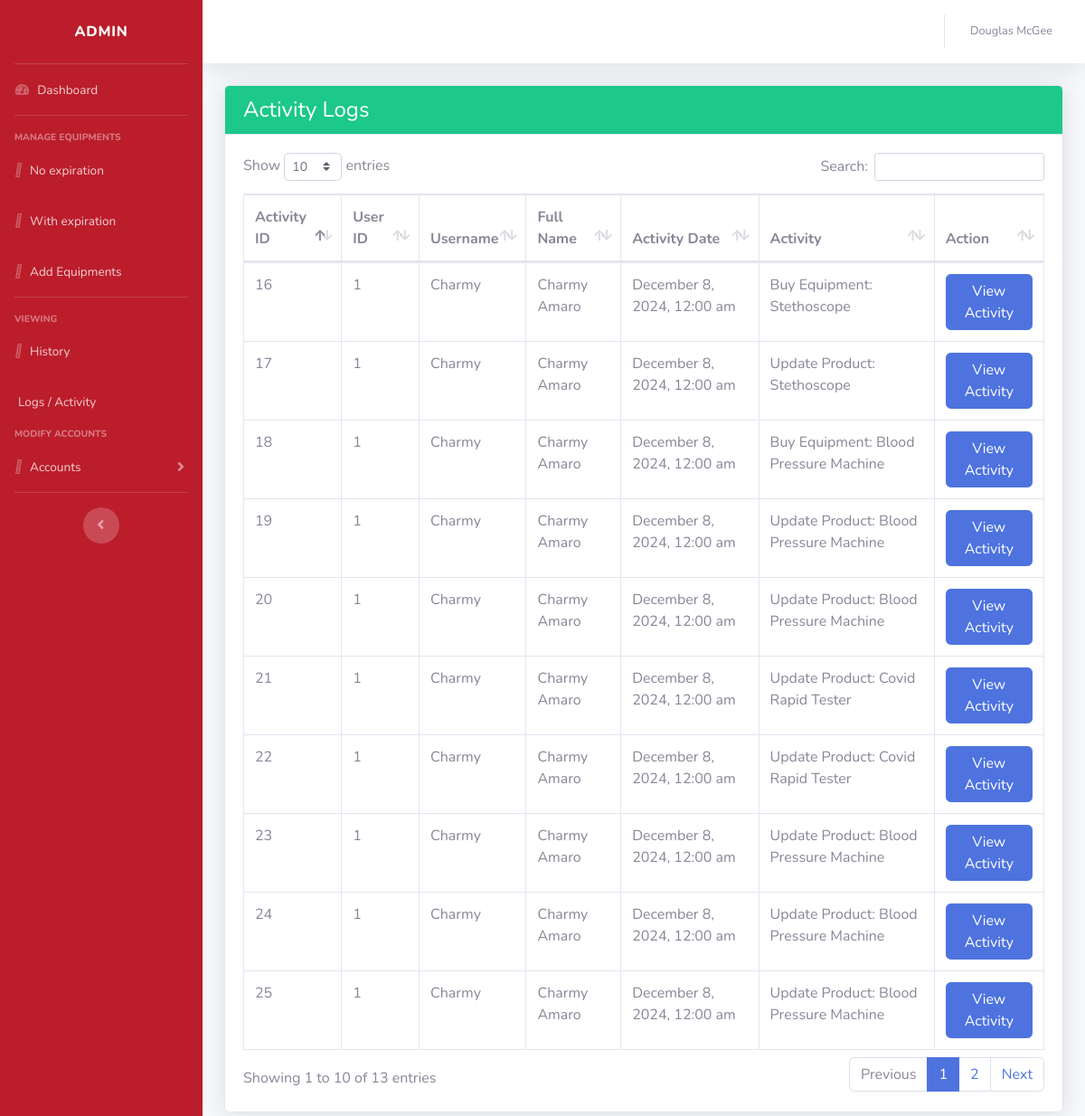
The page /components/logs.php (signed in) on the database its author committed.
### tables this page shows
CREATE TABLE `tbl_logs` (
  `log_id` int(11) NOT NULL,
  `user_id` int(11) NOT NULL,
  `user_name` varchar(255) NOT NULL,
  `activity_date` date NOT NULL,
  `activity` varchar(255) NOT NULL
);

### components/logs.php (the view, shortened to what this page needs)
<?php
require_once("../backend/config/config.php");
?>
<!DOCTYPE html>
<html lang="en">
  <head>
    <link href="../vendor/fontawesome-free/css/all.min.css" rel="stylesheet" type="text/css">
    <link href="../styles/sb-admin-2.min.css" rel="stylesheet">
    <link href="../vendor/datatables/dataTables.bootstrap4.min.css" rel="stylesheet">
  </head>
  <body class="page-top">
    <div id="wrapper">
        <?php include "sidebar.php"; ?>
        <div id="content-wrapper" class="d-flex flex-column">
            <div id="content">
                <?php include "navbar.php"; ?>
                <div class="container-fluid">
                    <div class="card shadow mb-4">
                        <div class="card-header bg-success text-white">
                            <h4 class="mb-0">Activity Logs</h4>
                        </div>
                        <div class="card-body">
                            <div class="table-responsive">
                                <table class="table table-bordered" id="dataTable" width="100%" cellspacing="0">
                                    <thead>
                                        <tr>
                                            <th>Activity ID</th>
                                            <th>User ID</th>
                                            <th>Username</th>
                                            <th>Full Name</th>
                                            <th>Activity Date</th>
                                            <th>Activity</th>
                                            <th>Action</th>
                                        </tr>
                                    </thead>
                                    <tbody>
                                        <?php
                                            $query = "SELECT ta.*, CONCAT(td.first_name, ' ', td.middle_name, ' ', td.last_name) as full_name FROM tbl_logs ta INNER JOIN tbl_account_details td ON ta.user_id = td.account_id;";
                                            $result = mysqli_query($conn, $query);
                                            while($data = mysqli_fetch_assoc($result)){
                                                $formatted_date = date("F j, Y, g:i a", strtotime($data["activity_date"]));
                                        ?>
                                        <tr>
                                            <td><?php echo $data["log_id"]; ?></td>
                                            <td><?php echo $data["user_id"]; ?></td>
                                            <td><?php echo $data["user_name"]; ?></td>
                                            <td><?php echo $data["full_name"]; ?></td>
                                            <td><?php echo $formatted_date; ?></td>
                                            <td><?php echo $data["activity"]; ?></td>
                                            <td>
                                                <button type="button" class="btn btn-primary" id="<?php echo $data["log_id"] ?>"
                                                data-bs-toggle="modal" data-bs-target="#equipmentDetails<?php echo $data["log_id"] ?>"
                                                data-bs-whatever="@getbootstrap">
                                                   View Activity
                                                </button>
                                            </td>
                                        </tr>
                                        <?php
                                            }
                                        ?>
                                        </tbody>
                                </table>
                            </div>
                        </div>
                    </div>
                </div>
            </div>
        </div>
    </div>
  </body>
</html>

### rows shown on the page
tbl_logs: log_id "16", user "1", user_name "Charmy", full_name "Charmy Amaro", activity_date "December 8, 2024, 12:00 am", activity "Buy Equipment: Stethoscope"
tbl_logs: log_id "17", user "1", user_name "Charmy", full_name "Charmy Amaro", activity_date "December 8, 2024, 12:00 am", activity "Update Product: Stethoscope"
tbl_logs: log_id "18", user "1", user_name "Charmy", full_name "Charmy Amaro", activity_date "December 8, 2024, 12:00 am", activity "Buy Equipment: Blood Pressure Machine"
tbl_logs: log_id "19", user "1", user_name "Charmy", full_name "Charmy Amaro", activity_date "December 8, 2024, 12:00 am", activity "Update Product: Blood Pressure Machine"
tbl_logs: log_id "20", user "1", user_name "Charmy", full_name "Charmy Amaro", activity_date "December 8, 2024, 12:00 am", activity "Update Product: Blood Pressure Machine"
tbl_logs: log_id "21", user "1", user_name "Charmy", full_name "Charmy Amaro", activity_date "December 8, 2024, 12:00 am", activity "Update Product: Covid Rapid Tester"
tbl_logs: log_id "22", user "1", user_name "Charmy", full_name "Charmy Amaro", activity_date "December 8, 2024, 12:00 am", activity "Update Product: Covid Rapid Tester"
tbl_logs: log_id "23", user "1", user_name "Charmy", full_name "Charmy Amaro", activity_date "December 8, 2024, 12:00 am", activity "Update Product: Blood Pressure Machine"
tbl_logs: log_id "24", user "1", user_name "Charmy", full_name "Charmy Amaro", activity_date "December 8, 2024, 12:00 am", activity "Update Product: Blood Pressure Machine"
tbl_logs: log_id "25", user "1", user_name "Charmy", full_name "Charmy Amaro", activity_date "December 8, 2024, 12:00 am", activity "Update Product: Blood Pressure Machine"
